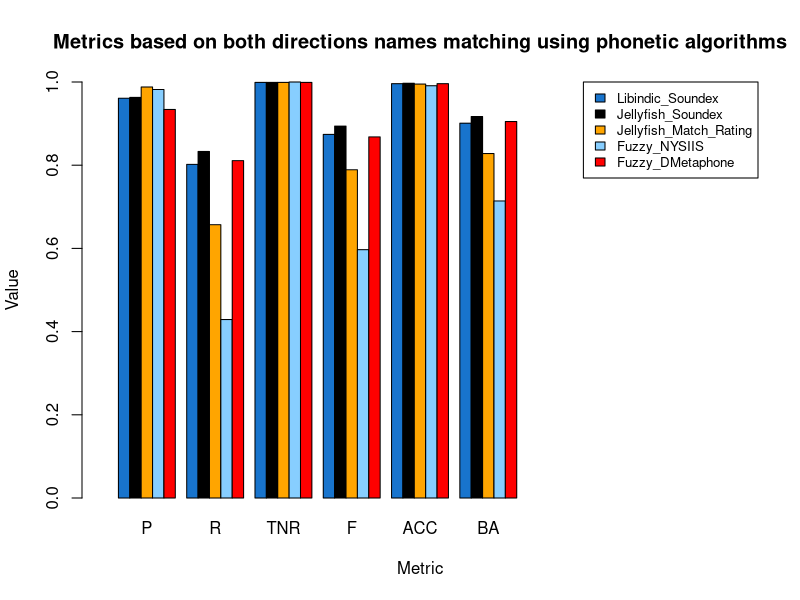

The R script that drew this image:
# Create a grouped barplot and add a legend
Libindic_Soundex <- c(P=0.961, R=0.802, TNR=0.999, F=0.874, ACC=0.996, BA=0.901)
Jellyfish_Soundex <- c(P=0.963, R=0.833, TNR=0.999, F=0.894, ACC=0.997, BA=0.917)
Jellyfish_Match_Rating <- c(P=0.988, R=0.657, TNR=0.999, F=0.789, ACC=0.995, BA=0.828)
Fuzzy_NYSIIS <- c(P=0.982, R=0.429, TNR=1.0, F=0.597, ACC=0.991, BA=0.714)
Fuzzy_DMetaphone <- c(P=0.934, R=0.811, TNR=0.999, F=0.868, ACC=0.996, BA=0.905)
all <- rbind(Libindic_Soundex, Jellyfish_Soundex, Jellyfish_Match_Rating, Fuzzy_NYSIIS, Fuzzy_DMetaphone)
barplot(all, beside = TRUE, main = "Metrics based on both directions names matching using phonetic algorithms", xlab = "Metric", ylim = c(0,1), ylab = "Value", col = c("dodgerblue3", "black", "orange", "skyblue1", "red"), legend.text = rownames(all),  xlim = c(0,55), args.legend = list(cex=0.8,x = "topright"))
